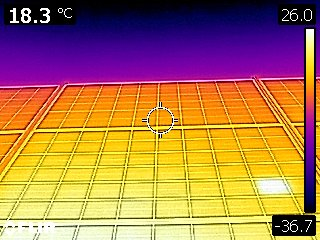
#> input picture Input Files/single_thermal/FLIR0019.jpg, 320 x 240 px, found by its file name; its folder holds only this picture in this run
$ python '1 PID thermal.py'
#> lines starting #> are read from the running program, lines starting #| are printed output that depends on the picture; after the words box and inside, x2 and y2 are one past the last pixel; in counts of white or black regions, pixels touching at a corner belong together
import cv2
import numpy as np
import os

# Set input and output folder paths
input_folder = 'Input Files\single_thermal'
output_folder = 'Output Files\single_thermal'

# Create output folder if it doesn't exist
if not os.path.exists(output_folder):
    os.makedirs(output_folder)

# Loop over all files in input folder
for file_name in os.listdir(input_folder):
    if file_name.endswith('.jpg') or file_name.endswith('.jpeg') or file_name.endswith('.png'):
        # Read the image
        a = cv2.imread(os.path.join(input_folder, file_name))
#> a is the input picture: shape (240, 320, 3); mean B, G, R 80, 120.2, 170.1
        # Define the sharpening kernel
        kernel = np.array([[-1, -1, -1], [-1, 9, -1], [-1, -1, -1]])
        # Apply the sharpening kernel to the image
        img = cv2.filter2D(a, -1, kernel)
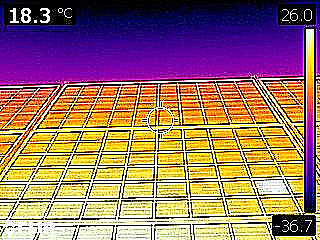
#> img: shape (240, 320, 3); mean B, G, R 102.6, 112.6, 151.1
        # Convert the image to grayscale
        gray = cv2.cvtColor(img, cv2.COLOR_BGR2GRAY)
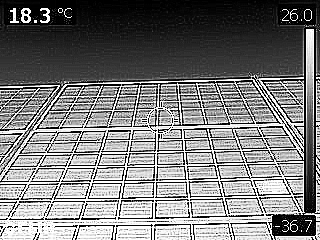
#> gray: shape (240, 320); min 0, max 255, mean 123

        # Apply a threshold to the image to detect white color
        mask = cv2.inRange(img, np.array([10,10, 10]), np.array([255, 255, 255]))
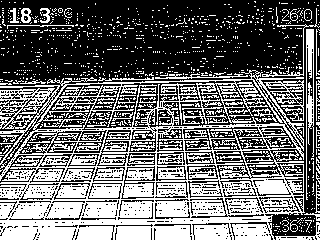
#> mask: shape (240, 320); 43% white; 1051 white regions (971 under 20 px), largest, box (x1, y1, x2, y2) and area: (0, 70, 305, 240) 24770, (306, 29, 314, 200) 703, (126, 168, 154, 180) 259
        kernel = cv2.getStructuringElement(cv2.MORPH_RECT, (3, 3))
        opening = cv2.morphologyEx(mask, cv2.MORPH_OPEN, kernel)
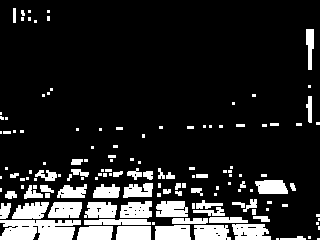
#> opening: shape (240, 320); 15% white; 137 white regions (79 under 20 px)

        # Find contours in the mask
        contours, hierarchy = cv2.findContours(opening, cv2.RETR_TREE, cv2.CHAIN_APPROX_SIMPLE)
#> contours = 174 contours, 128 with area under 20; largest, box (x1, y1, x2, y2) and area: (0, 220, 81, 240) 1222, (232, 224, 271, 240) 469, (155, 225, 191, 240) 458, (194, 225, 231, 240) 446, (48, 202, 82, 218) 436

        # Loop over the contours and draw a square around white color regions
        for cnt in contours:
            area = cv2.contourArea(cnt)
            if area > 200:  # filter out small regions
                x, y, w, h = cv2.boundingRect(cnt)
                if w > 10 and h >10:  # filter out small rectangles
                    cv2.rectangle(img, (x, y), (x+w, y+h), (0, 0, 0), 2)
#> this loop made 174 passes
#> (area, x, y, w, h) on passes 6, 7, 8, 13, 15, 23, 29, 42, 45, 49, 52, 54: (434, 116, 226, 35, 14), (421, 77, 226, 36, 14), (446.5, 194, 225, 37, 15), (458, 155, 225, 36, 15), (469, 232, 224, 39, 16), (1222, 0, 220, 81, 20), (290, 84, 219, 67, 6), (391.5, 84, 202, 33, 16), (436.5, 48, 202, 34, 16), (400, 12, 202, 37, 17), (405, 156, 201, 32, 16), (416.5, 120, 201, 32, 17)
#> area on passes 4, 31, 32, 33, 37, 40: 36, 152, 167, 51, 96, 109.5
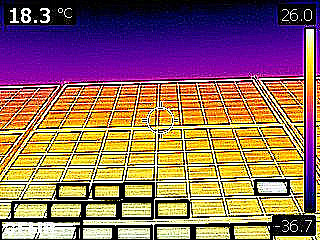
#> img: shape (240, 320, 3); 3.55% of pixels changed, all inside (x1, y1, x2, y2) = (0, 179, 290, 240)

        # Save the result in output folder
        cv2.imwrite(os.path.join(output_folder, file_name), img)

        # Display the result
        # cv2.imshow('White Color Detection with Squares', img)
        # cv2.waitKey(0)

# cv2.destroyAllWindows()

$ run again, on Input Files/single_thermal/FLIR0090.jpg
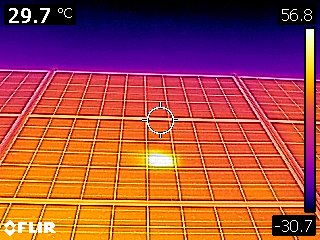
#> input picture Input Files/single_thermal/FLIR0090.jpg, 320 x 240 px, found by its file name
#> a is the input picture: shape (240, 320, 3); mean B, G, R 67.4, 75, 163
#> `mask = cv2.inRange(img, np.array([10,10, 10]), np.array([255, 255, 255..`:
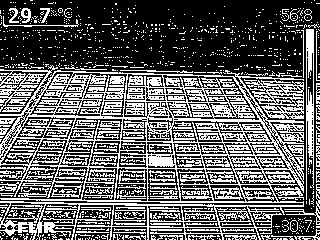
#> mask: shape (240, 320); 38.6% white in thin lines or dots
#> `opening = cv2.morphologyEx(mask, cv2.MORPH_OPEN, kernel)`:
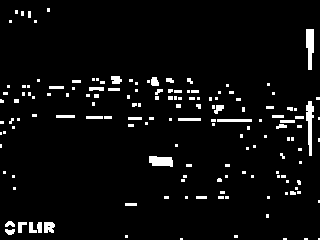
#> opening: shape (240, 320); 4.6% white; 152 white regions (110 under 20 px)
#> contours = 153 contours, 127 with area under 20; largest, box (x1, y1, x2, y2) and area: (306, 29, 314, 70) 203, (306, 101, 314, 156) 196, (149, 156, 173, 167) 183, (44, 222, 55, 233) 82, (217, 119, 252, 122) 68
#> the loop `for cnt in contours:` made 153 passes
#> (area, x, y, w, h) on pass 147: (203, 306, 29, 8, 41)

$ run again, on Input Files/single_thermal/FLIR0186.jpg
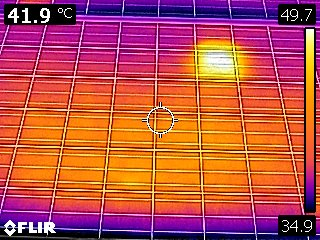
#> input picture Input Files/single_thermal/FLIR0186.jpg, 320 x 240 px, found by its file name
#> a is the input picture: shape (240, 320, 3); mean B, G, R 75.6, 80.3, 183.3
#> `mask = cv2.inRange(img, np.array([10,10, 10]), np.array([255, 255, 255..`:
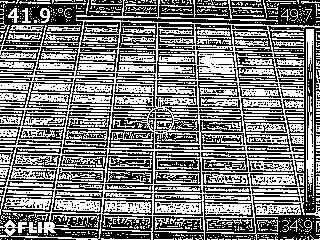
#> mask: shape (240, 320); 48.7% white in thin lines or dots
#> opening: shape (240, 320); 9.4% white; 228 white regions (134 under 20 px)
#> contours = 234 contours, 169 with area under 20; largest, box (x1, y1, x2, y2) and area: (201, 55, 233, 74) 334, (306, 121, 314, 176) 193, (220, 204, 251, 215) 164, (58, 200, 95, 211) 152, (306, 29, 314, 58) 131
#> the loop `for cnt in contours:` made 234 passes
#> (area, x, y, w, h) on pass 198: (334, 201, 55, 32, 19)
#> after the loop `for cnt in contours:`:
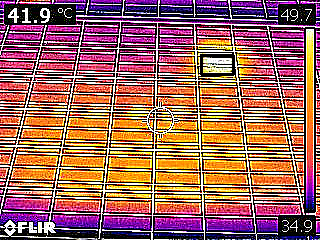
#> img: shape (240, 320, 3); mean B, G, R 93.4, 100.4, 155.8

$ run again, on Input Files/single_thermal/FLIR0231.jpg
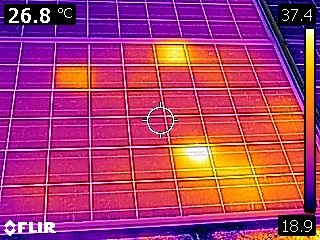
#> input picture Input Files/single_thermal/FLIR0231.jpg, 320 x 240 px, found by its file name
#> a is the input picture: shape (240, 320, 3); mean B, G, R 106.4, 58.9, 171.1
#> `mask = cv2.inRange(img, np.array([10,10, 10]), np.array([255, 255, 255..`:
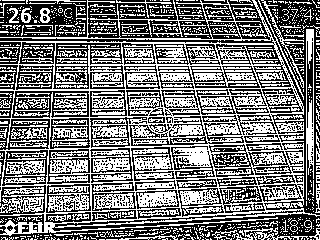
#> mask: shape (240, 320); 48.2% white in thin lines or dots
#> opening: shape (240, 320); 7.1% white; 210 white regions (144 under 20 px)
#> contours = 222 contours, 185 with area under 20; largest, box (x1, y1, x2, y2) and area: (182, 147, 210, 165) 310, (306, 103, 314, 160) 202, (139, 192, 163, 207) 160, (178, 125, 199, 135) 138, (306, 29, 314, 61) 126
#> the loop `for cnt in contours:` made 222 passes
#> (area, x, y, w, h) on passes 97, 159: (309.5, 182, 147, 28, 18), (201.5, 306, 103, 8, 57)
#> after the loop `for cnt in contours:`:
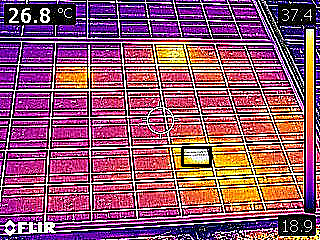
#> img: shape (240, 320, 3); mean B, G, R 108.7, 84, 144.9
